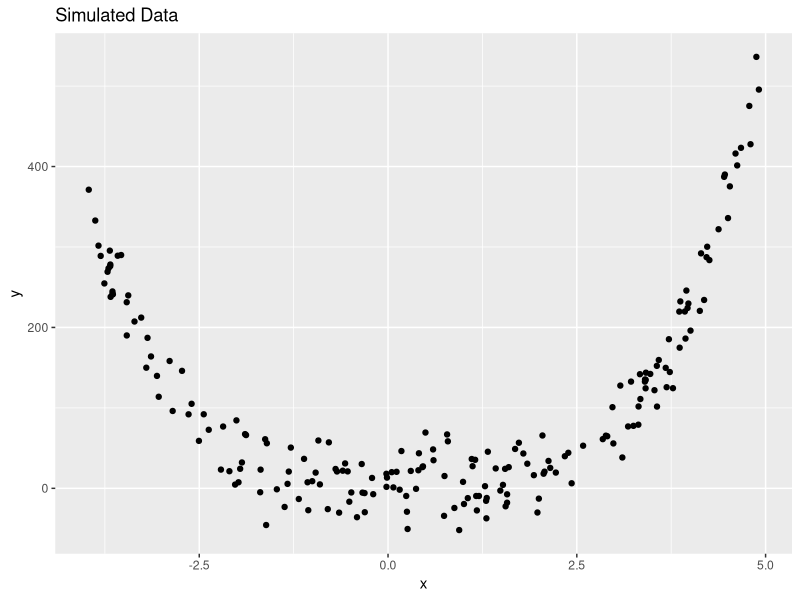
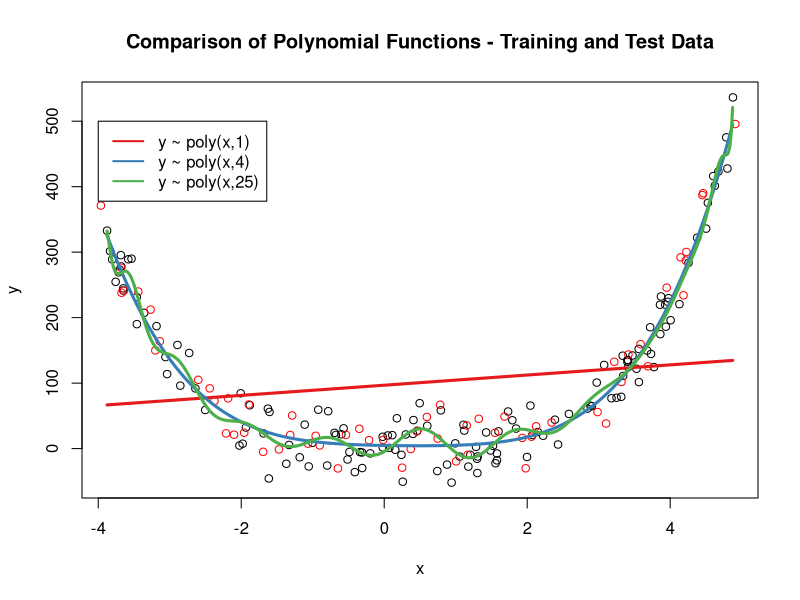
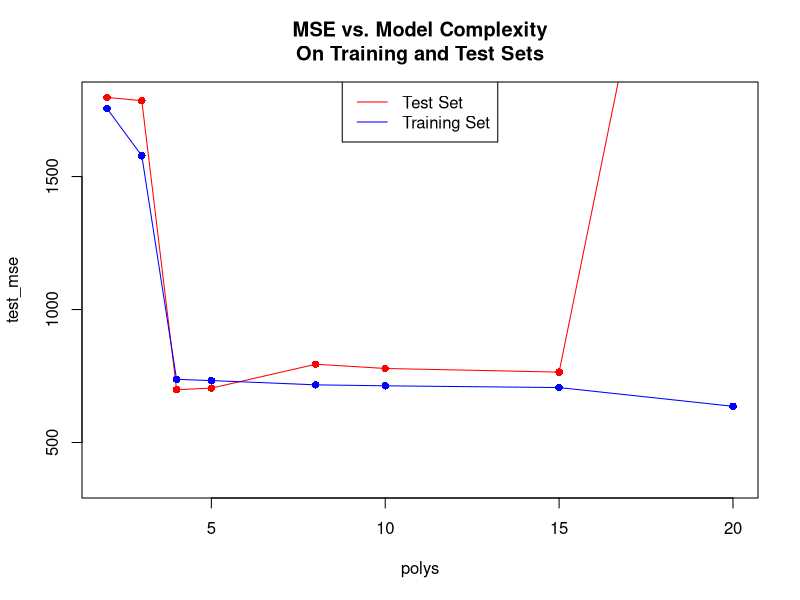

The R script that drew these images, in order:
## ---- chunk 1
knitr::opts_chunk$set(echo = TRUE)
## ---- chunk 2
library(data.table)
library(ggplot2)
library(RColorBrewer)
set.seed(807)
generate_data = function(f, sample_size = 100){
  x = runif(sample_size, min=-4, max=5)
  y = f(x) + rnorm(sample_size, mean=0, sd=30)
  data.table(x,y)
}

f = function(x) {x^4 - x^3 + 2*x^2 - x + 5}

dat = generate_data(f, sample_size = 200)

## ---- chunk 3
ggplot(dat, aes(x=x,y=y)) +
  geom_point() +
  ggtitle("Simulated Data")
## ---- chunk 4

# create training and test datasets
smp = sample(x = 1:nrow(dat), size = round(.7*nrow(dat)), replace = F)
train = dat[smp,]
test = dat[-smp,]

## ---- chunk 5
# fit 3 models to the training data.  One underfit, one overfit, and one with 4 degree polynomial
plot(y~x, data=train, col='black', cex=1, pch=1)
points(y~x, data=test, col='red', cex=1, pch =1)
grid = seq(from = min(train$x), to = max(train$x), by = 0.01)

#display.brewer.all(3) # display color brewer palettes with n values
colors = brewer.pal(n=5, name="Set1")
j=1
for (i in c(1,4,25)){
  grid_predict = data.frame(x=grid)
  mod = lm(y~poly(x, degree=i), data=train)
  lines(grid, predict(mod, newdata=grid_predict), col=colors[j], lwd=3, lty=1)
  assign(paste0("model_",i), mod)
  j = j+1
}
title("Comparison of Polynomial Functions - Training and Test Data")
legend(x=-4, y =500, 
       legend = c("y ~ poly(x,1)", "y ~ poly(x,4)", "y ~ poly(x,25)"),
       col=colors, lty=1, lwd=2)
## ---- chunk 6
# Next, we want to run 10 models, calculate MSE on the test set, and plot: degrees vs. MSE
polys = c(2,3,4,5,8,10,15,20)
model_list = c()

for (i in 1:length(polys)){
  mod = lm(y ~ poly(x, degree=polys[i]), data=train)
  model_list[[i]] = mod
  assign(paste0("model_", polys[i]), mod)
}
## ---- chunk 7
mod1 = lm(y ~ poly(x, degree=polys[1]), data=train)
mod2 = lm(y ~ poly(x, degree=polys[2]), data=train)
mod3 = lm(y ~ poly(x, degree=polys[3]), data=train)
mod4 = lm(y ~ poly(x, degree=polys[4]), data=train)
mod5 = lm(y ~ poly(x, degree=polys[5]), data=train)
mod6 = lm(y ~ poly(x, degree=polys[6]), data=train)
mod7 = lm(y ~ poly(x, degree=polys[7]), data=train)
mod8 = lm(y ~ poly(x, degree=polys[8]), data=train)


test_mse = c()
test_mse[1] = mean((test$y - predict(mod1, test)) ^ 2)
test_mse[2] = mean((test$y - predict(mod2, test)) ^ 2)
test_mse[3] = mean((test$y - predict(mod3, test)) ^ 2)
test_mse[4] = mean((test$y - predict(mod4, test)) ^ 2)
test_mse[5] = mean((test$y - predict(mod5, test)) ^ 2)
test_mse[6] = mean((test$y - predict(mod6, test)) ^ 2)
test_mse[7] = mean((test$y - predict(mod7, test)) ^ 2)
test_mse[8] = mean((test$y - predict(mod8, test)) ^ 2)

train_mse = c()
train_mse[1] = mean((train$y - predict(mod1, train)) ^ 2)
train_mse[2] = mean((train$y - predict(mod2, train)) ^ 2)
train_mse[3] = mean((train$y - predict(mod3, train)) ^ 2)
train_mse[4] = mean((train$y - predict(mod4, train)) ^ 2)
train_mse[5] = mean((train$y - predict(mod5, train)) ^ 2)
train_mse[6] = mean((train$y - predict(mod6, train)) ^ 2)
train_mse[7] = mean((train$y - predict(mod7, train)) ^ 2)
train_mse[8] = mean((train$y - predict(mod8, train)) ^ 2)

plot(x=polys, y=test_mse, type="l", col="red",
     ylim=c(min(min(train_mse), min(test_mse)/2),max(train_mse[1:3], test_mse[1:3])))
points(x=polys, y=test_mse, col="red", cex=1, pch=16)
points(x=polys, y=train_mse, type="l", col="blue")
points(x=polys, y=train_mse, col="blue", cex=1, pch=16)
legend("top",legend=c("Test Set", "Training Set"),
       col=c("red", "blue"), lty=1)
title("MSE vs. Model Complexity\nOn Training and Test Sets")

## ---- chunk 8
dat = data.table(polys = polys,
                 train_mse = train_mse,
                 test_mse = test_mse)
dat
